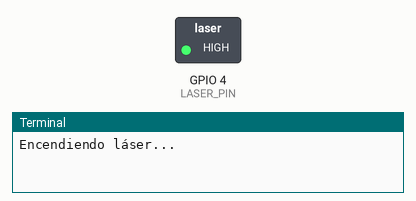
This program was run on a simulated Raspberry Pi (BCM pin numbers). Parts: switched loads named in the program (green lamp = pin HIGH), the last lines printed to the terminal. At 7.0 s the program stops and its outputs stay as they are.

Above: at 0.1 s.
At 5.1 s:
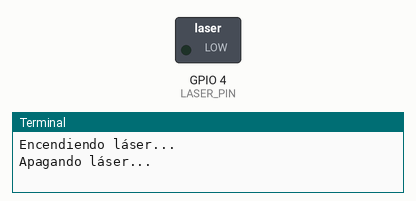
Timing chart, 0 to 6.6 s (numbered marks = the images above):
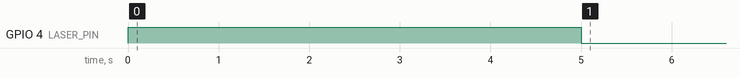

The program:

emetre.py
```python
import RPi.GPIO as GPIO
import time

LASER_PIN = 4


GPIO.setmode(GPIO.BCM)
GPIO.setup(LASER_PIN, GPIO.OUT)

try:
    print("Encendiendo láser...")
    GPIO.output(LASER_PIN, GPIO.HIGH)
    time.sleep(5)

    print("Apagando láser...")
    GPIO.output(LASER_PIN, GPIO.LOW)
    time.sleep(2)


except KeyboardInterrupt:
    print("Interrumpido por el usuario")
finally:
    GPIO.cleanup()
```

Measured:
- by itself, GPIO 4 (LASER_PIN): LOW → HIGH at 0.00 s, → LOW 5.0 s later
